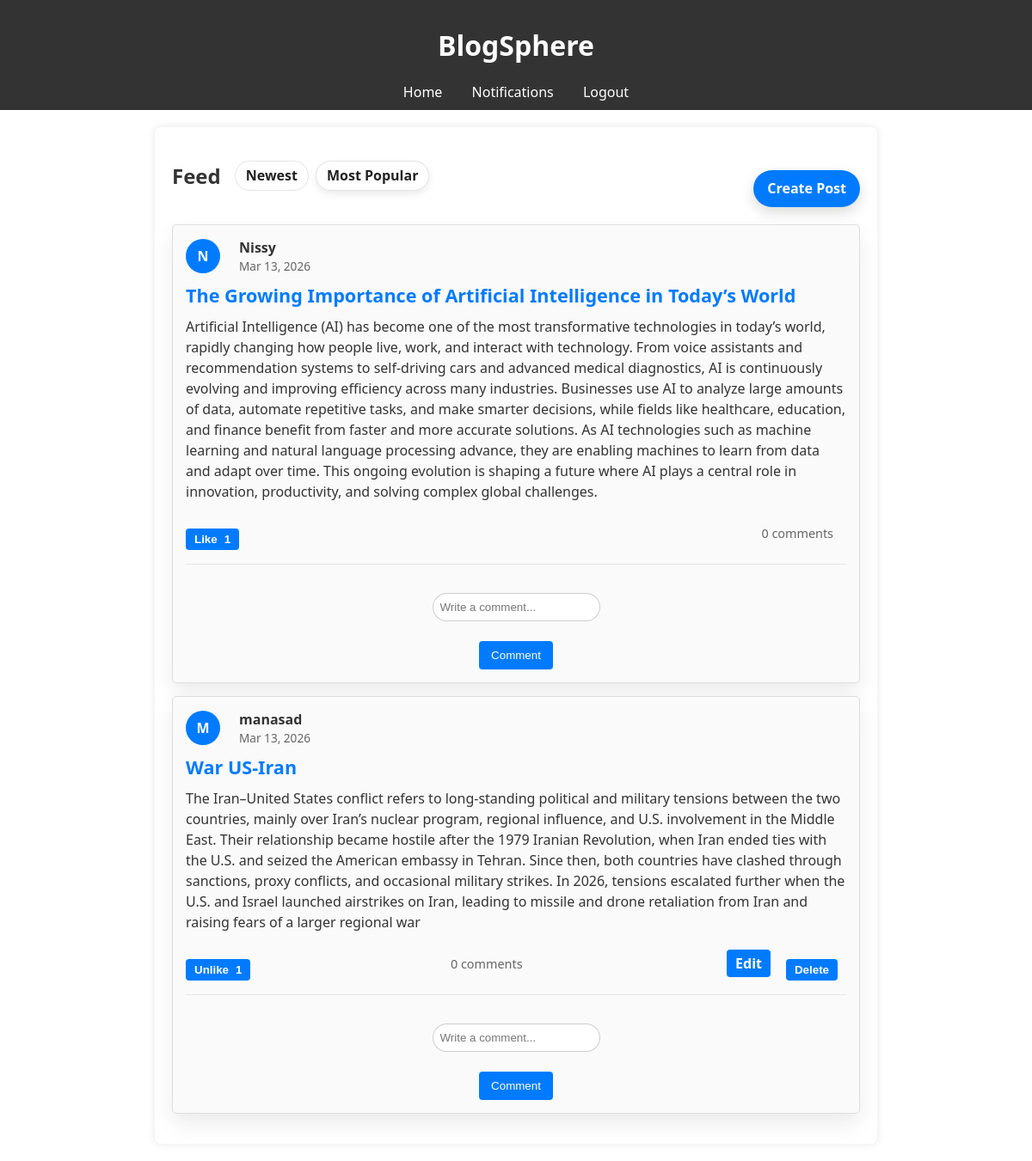
The app's page /?sort=popular (signed in) with its own data.
### models.py (models this page shows)
class Post(db.Model):
    id = db.Column(db.Integer, primary_key=True)
    user_id = db.Column(db.Integer, db.ForeignKey('user.id'), nullable=False)
    title = db.Column(db.String(200), nullable=False)
    content = db.Column(db.Text, nullable=False)
    created_at = db.Column(db.DateTime, default=datetime.utcnow)
    comments = db.relationship('Comment', backref='post', lazy=True)
    likes = db.relationship('Like', backref='post', lazy=True)

class User(UserMixin, db.Model):
    id = db.Column(db.Integer, primary_key=True)
    username = db.Column(db.String(150), unique=True, nullable=False)
    email = db.Column(db.String(150), unique=True, nullable=False)
    password_hash = db.Column(db.String(150), nullable=False)
    bio = db.Column(db.Text, nullable=True)
    posts = db.relationship('Post', backref='author', lazy=True)
    comments = db.relationship('Comment', backref='author', lazy=True)
    likes = db.relationship('Like', backref='user', lazy=True)
    notifications = db.relationship('Notification', backref='user', lazy=True)

### app.py (the view)
@app.route('/')
@login_required
def home():
    sort = request.args.get('sort', 'newest')
    if sort == 'popular':
        posts = (
            Post.query
            .outerjoin(Like)
            .group_by(Post.id)
            .order_by(db.func.count(Like.id).desc(), Post.created_at.desc())
            .all()
        )
    else:
        posts = Post.query.order_by(Post.created_at.desc()).all()
    return render_template('home.html', posts=posts, sort=sort)

### app.py (called while the page is built)
@login_manager.user_loader
def load_user(user_id):
    return User.query.get(int(user_id))

@app.context_processor
def inject_unread_count():
    if current_user.is_authenticated:
        unread_count = Notification.query.filter_by(user_id=current_user.id, is_read=False).count()
        return dict(unread_count=unread_count)
    return dict(unread_count=0)

### templates/home.html (shortened to what this page needs)
{% extends "base.html" %}
{% block content %}
<div class="feed-header">
    <div class="feed-header-left">
        <h2>Feed</h2>
        <div class="feed-filters">
            <a href="{{ url_for('home', sort='newest') }}" class="filter-btn {% if sort != 'popular' %}active{% endif %}">Newest</a>
            <a href="{{ url_for('home', sort='popular') }}" class="filter-btn {% if sort == 'popular' %}active{% endif %}">Most Popular</a>
        </div>
    </div>
    <a class="create-post-btn" href="{{ url_for('create_post') }}">Create Post</a>
</div>
{% for post in posts %}
<div class="post">
    <div class="post-header">
        <div class="avatar" aria-hidden="true">{{ post.author.username[0]|upper }}</div>
        <div class="post-meta">
            <span class="post-author">{{ post.author.username }}</span>
            <span class="post-date">{{ post.created_at.strftime('%b %d, %Y') }}</span>
        </div>
    </div>
    <h3 class="post-title">{{ post.title }}</h3>
    <p class="post-content">{{ post.content }}</p>
    <div class="post-actions">
        <div class="post-engage">
            {% set liked = (post.likes | selectattr('user_id', 'equalto', current_user.id) | list | length) > 0 %}
            <form method="POST" action="{{ url_for('like_post', post_id=post.id) }}" class="like-form">
                <button type="submit" class="like-btn {% if liked %}liked{% endif %}">
                    {% if liked %}Unlike{% else %}Like{% endif %}
                    <span class="like-count">{{ post.likes|length }}</span>
                </button>
            </form>
        </div>
        <div class="post-stats">
            <span>{{ post.comments|length }} comments</span>
        </div>
        {% if post.author.id == current_user.id %}
        <div class="post-manage">
            <a class="edit-link" href="{{ url_for('edit_post', post_id=post.id) }}">Edit</a>
            <form method="POST" action="{{ url_for('delete_post', post_id=post.id) }}" class="delete-form">
                <button type="submit" onclick="return confirm('Delete this post?')">Delete</button>
            </form>
        </div>
        {% endif %}
    </div>
    <div class="comments">
        <form method="POST" action="{{ url_for('comment_post', post_id=post.id) }}" class="comment-form">
            <input type="text" name="comment" placeholder="Write a comment..." required>
            <button type="submit">Comment</button>
        </form>
    </div>
</div>
{% endfor %}
{% endblock %}

### static/css/style.css (style rules this page uses)
body { font-family: 'Segoe UI', Tahoma, Geneva, Verdana, sans-serif; margin: 0; padding: 0; color: #333; }
.feed-header { display: flex; justify-content: space-between; align-items: flex-end; margin-bottom: 1.25rem; gap: 1rem; flex-wrap: wrap; }
.feed-header-left { display: flex; align-items: center; gap: 1rem; flex-wrap: wrap; }
.feed-filters { display: flex; gap: 0.5rem; }
.filter-btn { padding: 0.35rem 0.75rem; border-radius: 999px; border: 1px solid rgba(0, 0, 0, 0.1); background: rgba(255, 255, 255, 0.65); color: #222; font-weight: 600; text-decoration: none; }
.filter-btn.active { background: white; box-shadow: 0 4px 10px rgba(0, 0, 0, 0.08); }
.create-post-btn { padding: 0.65rem 1rem; border-radius: 999px; background: #007bff; color: white; text-decoration: none; font-weight: 600; box-shadow: 0 6px 16px rgba(0, 0, 0, 0.15); }
.post { background: rgba(255, 255, 255, 0.95); border-radius: 14px; padding: 1.25rem 1.5rem; box-shadow: 0 12px 24px rgba(0, 0, 0, 0.08); margin-bottom: 1.25rem; }
.post-header { display: flex; align-items: center; gap: 0.75rem; margin-bottom: 1rem; }
.avatar { width: 44px; height: 44px; border-radius: 50%; background: #007bff; color: white; display: flex; align-items: center; justify-content: center; font-weight: 700; font-size: 1rem; }
.post-meta { display: flex; flex-direction: column; gap: 0.1rem; }
.post-author { font-weight: 700; }
.post-date { font-size: 0.85rem; color: rgba(0, 0, 0, 0.6); }
.post-title { font-size: 1.35rem; margin: 0.5rem 0 0.75rem; }
.post-content { margin: 0 0 1rem; line-height: 1.5; }
.post-actions { display: flex; align-items: center; justify-content: space-between; flex-wrap: wrap; gap: 0.75rem; margin-bottom: 1rem; }
.post-engage { display: flex; align-items: center; gap: 0.5rem; }
.like-form { display: inline; }
.like-btn { display: inline-flex; align-items: center; gap: 0.5rem; padding: 0.5rem 0.9rem; background: rgba(0, 123, 255, 0.1); border: 1px solid rgba(0, 123, 255, 0.35); border-radius: 999px; color: #0056b3; font-weight: 600; cursor: pointer; }
.like-btn.liked { background: #007bff; color: white; }
.post-stats { display: flex; gap: 1rem; color: rgba(0, 0, 0, 0.65); font-size: 0.9rem; }
.post-manage { display: flex; align-items: center; gap: 0.5rem; }
.post-manage a, .post-manage button { background: transparent; border: none; color: #007bff; cursor: pointer; font-weight: 600; text-decoration: none; }
.comments { border-top: 1px solid rgba(0, 0, 0, 0.08); padding-top: 1rem; margin-top: 1rem; }
.comment-form { display: flex; gap: 0.5rem; margin-top: 0.75rem; align-items: center; }
.comment-form input { flex: 1; padding: 0.5rem; border-radius: 999px; border: 1px solid rgba(0, 0, 0, 0.2); }
.comment-form button { padding: 0.55rem 0.9rem; }
.post { border: 1px solid #ddd; padding: 15px; margin: 15px 0; border-radius: 5px; background-color: #fafafa; }
.post-header { display: flex; align-items: center; margin-bottom: 10px; }
.avatar { width: 40px; height: 40px; border-radius: 50%; background-color: #007bff; margin-right: 10px; }
.post-title { color: #007bff; font-weight: bold; margin: 10px 0; }
.post-stats { margin: 10px 0; font-size: 0.9em; color: #666; }
.post-stats span { margin-right: 15px; }
.post-actions { margin-top: 10px; }
.post-actions a, .post-actions button { margin-right: 10px; padding: 5px 10px; text-decoration: none; background-color: #007bff; color: white; border: none; border-radius: 4px; cursor: pointer; }
form { display: flex; flex-direction: column; }
input, textarea { padding: 8px; margin-top: 5px; border: 1px solid #ccc; border-radius: 4px; }
button { margin-top: 15px; padding: 10px; background-color: #007bff; color: white; border: none; border-radius: 4px; cursor: pointer; }
p { margin-top: 20px; }
a { color: #007bff; }

### records on screen
Post: author "N", author.username "Nissy", created_at "Mar 13, 2026", title "The Growing Importance of Artificial Intelligence in Today’s World", content "Artificial Intelligence (AI) has become one of the most transformative technologies in today’s world, rapidly changing how people live, work, and interact with technology. From voice assistants and recommendation systems to self-driving cars and advanced medical diagnostics, AI is continuously evolving and improving efficiency across many industries. Businesses use AI to analyze large amounts of data, automate repetitive tasks, and make smarter decisions, while fields like healthcare, education, and finance benefit from faster and more accurate solutions. As AI technologies such as machine learning and natural language processing advance, they are enabling machines to learn from data and…", shows "Like", likes|length "1", comments|length "0"
Post: author "M", author.username "manasad", created_at "Mar 13, 2026", title "War US-Iran", content "The Iran–United States conflict refers to long-standing political and military tensions between the two countries, mainly over Iran’s nuclear program, regional influence, and U.S. involvement in the Middle East. Their relationship became hostile after the 1979 Iranian Revolution, when Iran ended ties with the U.S. and seized the American embassy in Tehran. Since then, both countries have clashed through sanctions, proxy conflicts, and occasional military strikes. In 2026, tensions escalated further when the U.S. and Israel launched airstrikes on Iran, leading to missile and drone retaliation from Iran and raising fears of a larger regional war", shows "Unlike", likes|length "1", comments|length "0"
